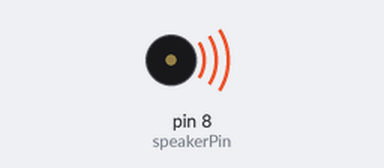
A sketch run on a simulated Arduino Uno, built with avr-gcc and run on an emulated ATmega328P. Parts: buzzer (waves = sounding). What the sketch prints to the serial monitor is not drawn.

Above: at 0.1 s.
Timing chart, 0 to 41.3 s (numbered marks = the images above):
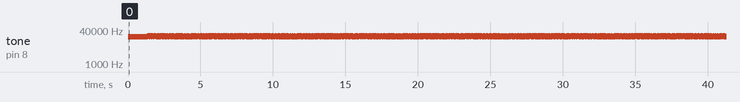

The sketch:

program.ino
```cpp
/*
 Parts required:
 speaker

 Created 21 May 2018
 by Joel Klint
*/

char MESSAGE[12] = "Joel Klint\n";

int speakerPin = 8;

const int LOW_FREQ = 19000;
const int MEDIUM_FREQ = 20000;
const int HIGH_FREQ = 21000;
unsigned int currentFreq = LOW_FREQ;

int toneDuration = 25;

void makeTone() {
  tone(speakerPin, currentFreq);
}

void sendPositiveBit() {
  switch (currentFreq) {
    case LOW_FREQ:
      currentFreq = HIGH_FREQ;
      break;
    case MEDIUM_FREQ:
      currentFreq = LOW_FREQ;
      break;
    case HIGH_FREQ:
      currentFreq = MEDIUM_FREQ;
      break;
  }

  Serial.print("1");
  Serial.print(" ");
  Serial.print(currentFreq);
  Serial.print(" ");
  makeTone();
}
void sendNegativeBit() {
  switch (currentFreq) {
    case LOW_FREQ:
      currentFreq = MEDIUM_FREQ;
      break;
    case MEDIUM_FREQ:
      currentFreq = HIGH_FREQ;
      break;
    case HIGH_FREQ:
      currentFreq = LOW_FREQ;
      break;
  }
  Serial.print("0");
  Serial.print(" ");
  Serial.print(currentFreq);
  Serial.print(" ");
  makeTone();
}

void setup() {

  Serial.begin(9600);

  // Start the sender
  for(int i=0; i < 50; i++){
    makeTone();
    delay(toneDuration);
  }
}

void loop() {

  // Loop over all chars
  for(int i=0; i < sizeof(MESSAGE); i++) {
    char send_char = MESSAGE[i];
    Serial.print("Will send char: ");
    Serial.println(send_char);

    // Loop over the bits in the char
    for(int j=7; j >= 0; j--) {

      delay(toneDuration);

      // Send the bit
      if(bitRead(send_char, j) == 1) {
        sendPositiveBit();
      } else {
        sendNegativeBit();
      }
    }
    Serial.println("");
  }

}
```

Measured:
- by itself, tone on pin 8 (speakerPin): plays 19000 Hz for 1.3 s, 20000 Hz for 0.03 s, 19000 Hz for 0.03 s, 20000 Hz for 0.03 s, 21000 Hz for 0.03 s, 20000 Hz for 0.03 s … (1580 notes in this stretch)
